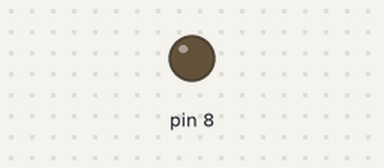
Bench run of a sketch on a simulated Arduino Uno, built with avr-gcc and run on an emulated ATmega328P. Shown: output pins drawn as LEDs (lit = HIGH).

Above: at 0.6 s.
At 36.0 s:
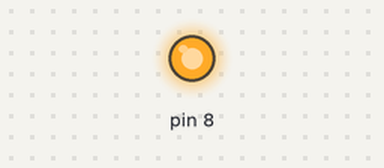
Timing chart, 0 to 49.4 s (numbered marks = the images above):
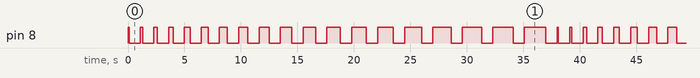

Measured:
- by itself, pin 8: moves between LOW and HIGH, repeating every 38.0 s
- by itself, everything shown: repeats every 38.0 s, in 38 steps

The sketch:

03_8pin.ino
```cpp
int i = 100;
void setup()
{
  pinMode(8, OUTPUT);
}

void loop()
{
  digitalWrite(8, HIGH);
  delay(i);
  digitalWrite(8, LOW);
  delay(1000);
  i += 100;
  if(i >= 2000){
    i = 100;
  }
}
```
